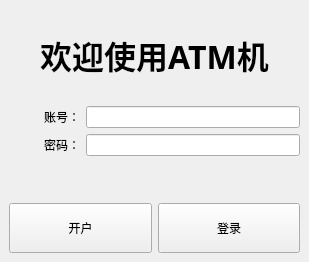
<?xml version="1.0" encoding="UTF-8"?>
<ui version="4.0">
 <class>MainWindow</class>
 <widget class="QMainWindow" name="MainWindow">
  <property name="geometry">
   <rect>
    <x>0</x>
    <y>0</y>
    <width>309</width>
    <height>262</height>
   </rect>
  </property>
  <property name="windowTitle">
   <string>TDM ATM</string>
  </property>
  <widget class="QWidget" name="centralwidget">
   <property name="sizePolicy">
    <sizepolicy hsizetype="Preferred" vsizetype="Minimum">
     <horstretch>0</horstretch>
     <verstretch>0</verstretch>
    </sizepolicy>
   </property>
   <layout class="QVBoxLayout" name="verticalLayout_2">
    <item>
     <widget class="QLabel" name="label">
      <property name="sizePolicy">
       <sizepolicy hsizetype="Preferred" vsizetype="Maximum">
        <horstretch>0</horstretch>
        <verstretch>0</verstretch>
       </sizepolicy>
      </property>
      <property name="maximumSize">
       <size>
        <width>16777215</width>
        <height>100</height>
       </size>
      </property>
      <property name="font">
       <font>
        <family>Kaiti SC</family>
        <pointsize>24</pointsize>
        <bold>true</bold>
       </font>
      </property>
      <property name="text">
       <string>欢迎使用ATM机</string>
      </property>
      <property name="textFormat">
       <enum>Qt::TextFormat::PlainText</enum>
      </property>
      <property name="scaledContents">
       <bool>false</bool>
      </property>
      <property name="alignment">
       <set>Qt::AlignmentFlag::AlignCenter</set>
      </property>
      <property name="wordWrap">
       <bool>true</bool>
      </property>
      <property name="margin">
       <number>0</number>
      </property>
     </widget>
    </item>
    <item>
     <layout class="QVBoxLayout" name="verticalLayout">
      <item>
       <layout class="QHBoxLayout" name="horizontalLayout_6">
        <item>
         <widget class="QLabel" name="label_2">
          <property name="sizePolicy">
           <sizepolicy hsizetype="Preferred" vsizetype="Preferred">
            <horstretch>1</horstretch>
            <verstretch>0</verstretch>
           </sizepolicy>
          </property>
          <property name="text">
           <string>账号：</string>
          </property>
          <property name="alignment">
           <set>Qt::AlignmentFlag::AlignRight|Qt::AlignmentFlag::AlignTrailing|Qt::AlignmentFlag::AlignVCenter</set>
          </property>
         </widget>
        </item>
        <item>
         <widget class="QLineEdit" name="account">
          <property name="sizePolicy">
           <sizepolicy hsizetype="Expanding" vsizetype="Fixed">
            <horstretch>3</horstretch>
            <verstretch>0</verstretch>
           </sizepolicy>
          </property>
          <property name="inputMask">
           <string/>
          </property>
          <property name="text">
           <string/>
          </property>
          <property name="maxLength">
           <number>19</number>
          </property>
         </widget>
        </item>
       </layout>
      </item>
      <item>
       <layout class="QHBoxLayout" name="horizontalLayout_5">
        <item>
         <widget class="QLabel" name="label_3">
          <property name="sizePolicy">
           <sizepolicy hsizetype="Preferred" vsizetype="Preferred">
            <horstretch>1</horstretch>
            <verstretch>0</verstretch>
           </sizepolicy>
          </property>
          <property name="text">
           <string>密码：</string>
          </property>
          <property name="alignment">
           <set>Qt::AlignmentFlag::AlignRight|Qt::AlignmentFlag::AlignTrailing|Qt::AlignmentFlag::AlignVCenter</set>
          </property>
         </widget>
        </item>
        <item>
         <widget class="QLineEdit" name="password">
          <property name="sizePolicy">
           <sizepolicy hsizetype="Expanding" vsizetype="Fixed">
            <horstretch>3</horstretch>
            <verstretch>0</verstretch>
           </sizepolicy>
          </property>
          <property name="inputMethodHints">
           <set>Qt::InputMethodHint::ImhDigitsOnly|Qt::InputMethodHint::ImhHiddenText|Qt::InputMethodHint::ImhNoAutoUppercase|Qt::InputMethodHint::ImhNoPredictiveText|Qt::InputMethodHint::ImhSensitiveData</set>
          </property>
          <property name="maxLength">
           <number>6</number>
          </property>
          <property name="echoMode">
           <enum>QLineEdit::EchoMode::Password</enum>
          </property>
         </widget>
        </item>
       </layout>
      </item>
      <item>
       <widget class="QLabel" name="notice">
        <property name="text">
         <string/>
        </property>
        <property name="alignment">
         <set>Qt::AlignmentFlag::AlignRight|Qt::AlignmentFlag::AlignTrailing|Qt::AlignmentFlag::AlignVCenter</set>
        </property>
       </widget>
      </item>
     </layout>
    </item>
    <item>
     <layout class="QHBoxLayout" name="horizontalLayout">
      <property name="topMargin">
       <number>0</number>
      </property>
      <item>
       <widget class="QPushButton" name="openAccount">
        <property name="minimumSize">
         <size>
          <width>0</width>
          <height>50</height>
         </size>
        </property>
        <property name="text">
         <string>开户</string>
        </property>
       </widget>
      </item>
      <item>
       <widget class="QPushButton" name="normalLogin">
        <property name="minimumSize">
         <size>
          <width>0</width>
          <height>50</height>
         </size>
        </property>
        <property name="text">
         <string>登录</string>
        </property>
       </widget>
      </item>
     </layout>
    </item>
   </layout>
  </widget>
  <widget class="QMenuBar" name="menubar">
   <property name="geometry">
    <rect>
     <x>0</x>
     <y>0</y>
     <width>309</width>
     <height>33</height>
    </rect>
   </property>
  </widget>
  <action name="NFCSettings">
   <property name="text">
    <string>读卡器配置</string>
   </property>
   <property name="menuRole">
    <enum>QAction::MenuRole::TextHeuristicRole</enum>
   </property>
  </action>
  <action name="databaseSettings">
   <property name="text">
    <string>数据库配置</string>
   </property>
   <property name="menuRole">
    <enum>QAction::MenuRole::TextHeuristicRole</enum>
   </property>
  </action>
 </widget>
 <resources/>
 <connections/>
</ui>
